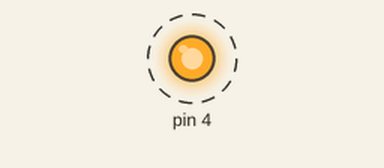
Simulated run of this sketch. Board: Arduino Uno, built with avr-gcc and run on an emulated ATmega328P. Parts: output pins drawn as LEDs (lit = HIGH). Dashed ring = blinking. What the sketch prints to the serial monitor is not drawn.

Above: at 0.05 s.
Timing chart, 0 to 3.0 s (numbered marks = the images above):
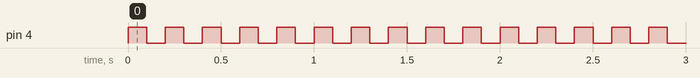

Measured:
- by itself, pin 4: alternates HIGH for 0.10 s and LOW for 0.10 s

The sketch:

sketch.ino
```cpp
// Fixture C (Uno): D4 toggles every 100 ms
void setup() { Serial.begin(115200); pinMode(4, OUTPUT); Serial.println("PLUGAI_FIXTURE d4_blink_200"); }
void loop() { digitalWrite(4, HIGH); delay(100); digitalWrite(4, LOW); delay(100); }
```
